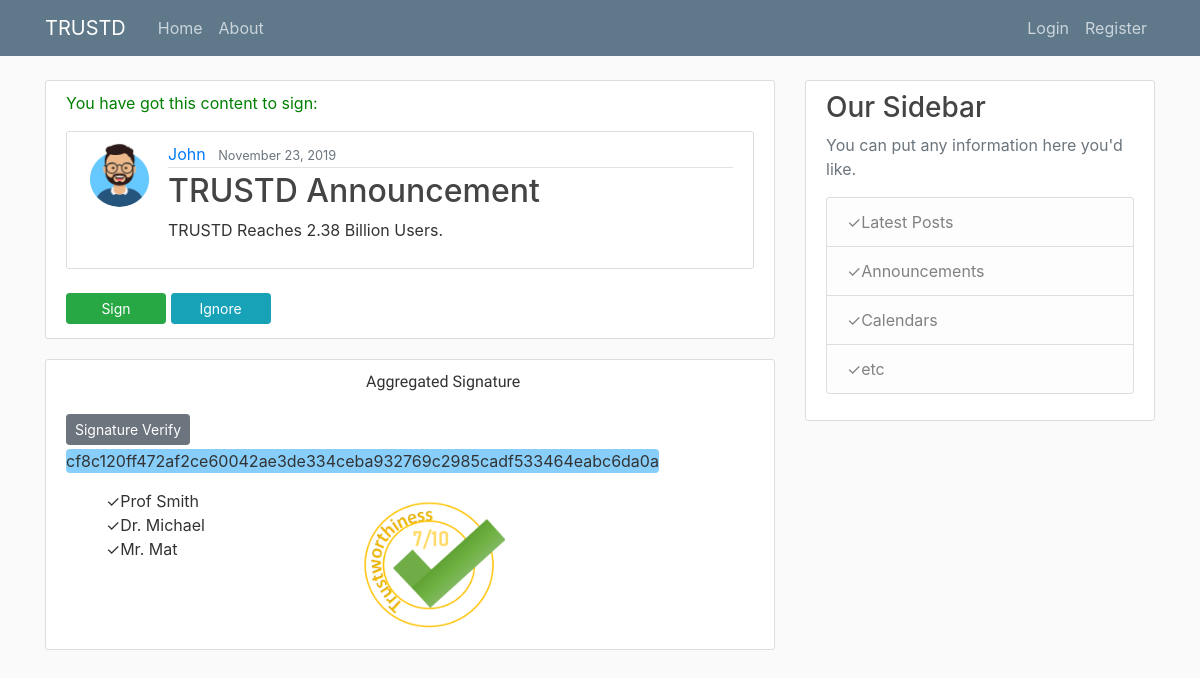
Screenshot of /post/9/ with the database file from the repository.
### FakeNews_app/models.py (models this page shows, shortened)
class Post(models.Model):
    title = models.CharField(max_length=100)
    content = models.TextField()
    date_posted = models.DateTimeField(default=timezone.now)
    author = models.ForeignKey(User, on_delete=models.CASCADE)

### users/models.py (models this page shows, shortened)
class Profile(models.Model):
    user = models.OneToOneField(User, on_delete=models.CASCADE)
    image = models.ImageField(default='default.jpg', upload_to='profile_pics')

### FakeNews_app/views.py (the view)
# urls.py: path('post/<int:pk>/', PostDetailView.as_view(), name='post-detail'),
class PostDetailView(DetailView):
    model = Post

### FakeNews_app/templates/FakeNews_app/post_detail.html (shortened to what this page needs)
{% extends "FakeNews_app/base2.html" %}
{% block content %}
<div class="media content-section2">
    <p style="color: green"> You have got this content to sign:</p>
  <article class="media content-section">
    <img class="rounded-circle article-img" src="{{ object.author.profile.image.url }}">
    <div class="media-body">
      <div class="article-metadata">
        <a class="mr-2" href="#">{{ object.author }}</a>
        <small class="text-muted">{{ object.date_posted|date:"F d, Y" }}</small>
      </div>
      <h2 class="article-title">{{ object.title }}</h2>
      <p class="article-content">{{ object.content }}</p>
    </div>
  </article>
  <a style="width: 100px ;" class="btn btn-success btn-sm mt-1 mb-1" href="#">Sign</a>
  <a style="width: 100px ;" class="btn btn-info btn-sm mt-1 mb-1" href="#">Ignore</a>
</div>
{% endblock content %}
{% block sideBar %}
{% if object.author == user %}
<div class="col-md-4">
  <div class="content-section">
    <h3>Trusted Parties List</h3>
    <p class='text-muted'>You can pick the appraiser actor you'd like.
    <form action="/action_page.php">
      <div class="input" >
      <input type="checkbox" name="witnes" value="BBC"> BBC
      </div>
      <div class="input">
          <input type="range" min="1" max="100" value="50" class="slider" id="myRange">
        </div>
        <div class="input">
      <input type="checkbox" name="witnes" value="Smith" checked> Prof Smith<br>
    </div>
    <div class="input">
        <input type="range" min="1" max="100" value="50" class="slider" id="myRange">
      </div>
    <div class="input">
      <input type="checkbox" name="witnes" value="John"> Mr. John<br>
    </div>
    <div class="input">
        <input type="range" min="1" max="100" value="50" class="slider" id="myRange">
      </div>
      <div class="input">
      <input type="checkbox" name="witnes" value="Michael" checked> Dr. Michael<br>
    </div>
    <div class="input">
        <input type="range" min="1" max="100" value="50" class="slider" id="myRange">
      </div>
    <div class="input">
      <input type="checkbox" name="witnes" value="Sally">Dr. Sally<br>
    </div>
    <div class="input">
        <input type="range" min="1" max="100" value="50" class="slider" id="myRange">
      </div>
    <div class="input">
      <input type="checkbox" name="witnes" value="Mark" checked>Mr. Mark<br>
    </div>
    <div class="input">
        <input type="range" min="1" max="100" value="50" class="slider" id="myRange">
      </div>
    <div class="input">
      <input type="checkbox" name="witnes" value="Steve">Mr. Steve<br>
    </div>
    <div class="input">
        <input type="range" min="1" max="100" value="50" class="slider" id="myRange">
      </div>
    <div class="input">
      <input type="checkbox" name="witnes" value="Mat" checked>Mr. Mat<br>
    </div>
    <div class="input">
        <input type="range" min="1" max="100" value="50" class="slider" id="myRange">
      </div>
    </form>
    </p>
  </div>
</div>
  {% else %}
  <div class="col-md-4">
    <div class="content-section">
      <h3>Our Sidebar</h3>
      <p class='text-muted'>You can put any information here you'd like.
        <ul class="list-group">
          <li class="list-group-item list-group-item-light">Latest Posts</li>
          <li class="list-group-item list-group-item-light">Announcements</li>
          <li class="list-group-item list-group-item-light">Calendars</li>
          <li class="list-group-item list-group-item-light">etc</li>
        </ul>
      </p>
    </div>
  </div>
  {% endif %}
  {% endblock sideBar %}
  {% block signature %}
  {% if object.author != user %}
  <div class="content-section">
  <p style="text-indent: 300px; font-family: Comic Sans MS"> Aggregated Signature</p>
  <a class="btn btn-secondary btn-sm mt-1 mb-1" href="#">Signature Verify</a>
  <p style="background-color:lightskyblue; border-radius: 4px;display: inline-block">cf8c120ff472af2ce60042ae3de334ceba932769c2985cadf533464eabc6da0a</p>
  <ul style="float: left">
      <li>Prof Smith</li>
      <li>Dr. Michael</li>
      <li>Mr. Mat</li>
    </ul>
    <img src="/media/Rank.png" alt="trustworthiness rank" height="150" width="150" style="margin-left: 150px;">
  </div>
  {% else %}
  <div></div>
  {% endif %}
  {% endblock signature %}

### FakeNews_app/static/FakeNews_app/main.css (style rules this page uses)
body { background: #fafafa; color: #333333; margin-top: 5rem; }
h1, h2, h3, h4, h5, h6 { color: #444444; }
ul { margin: 0; }
.content-section { background: #ffffff; padding: 10px 20px; border: 1px solid #dddddd; border-radius: 3px; margin-bottom: 20px; }
.article-title { color: #444444; }
.article-content { white-space: pre-line; }
.article-img { height: 65px; width: 65px; margin-right: 16px; }
.article-metadata { padding-bottom: 1px; margin-bottom: 4px; border-bottom: 1px solid #e3e3e3 }

### FakeNews_app/templates/FakeNews_app/post_detail.html (style rules this page uses)
div .content-section2 { display: block; }
.content-section2 { background: #ffffff; padding: 10px 20px; border: 1px solid #dddddd; border-radius: 3px; margin-bottom: 20px; }
ul { list-style: none; }
ul li:before { content: '✓'; }

### rows the page displays
Post: author.profile.image (picture), author "John", date_posted "November 23, 2019", title "TRUSTD Announcement", content "TRUSTD Reaches 2.38 Billion Users."
